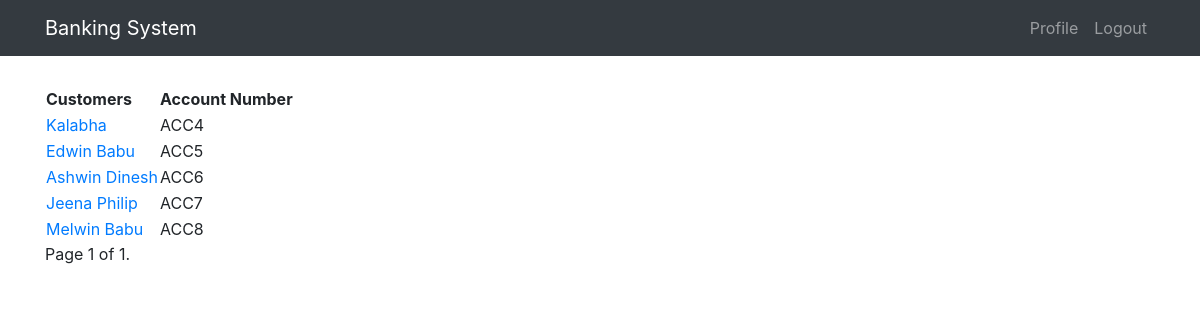
The page /employee/customer/ (signed in) on the database as committed earlier.
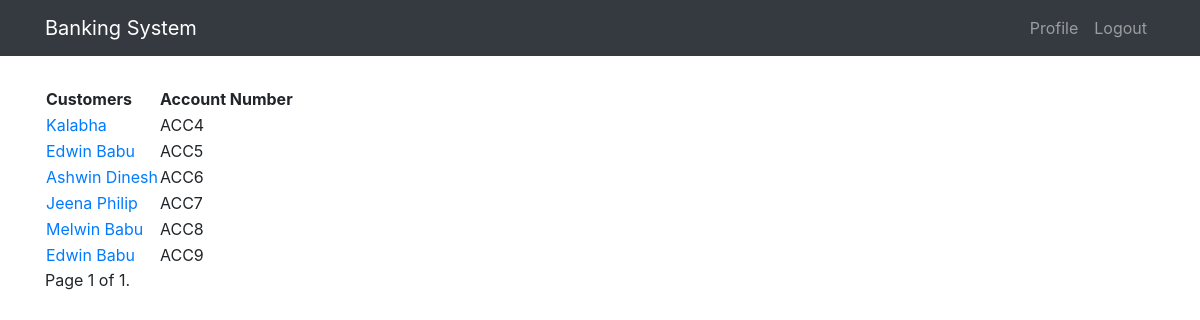
The same page on the database as committed later.
### customer/models.py (models this page shows, shortened)
class Customer(models.Model):
    user=models.OneToOneField(User, on_delete=models.CASCADE)
    name=models.CharField(max_length=200,null=True)
    age=models.IntegerField(null=True)
    phone=models.IntegerField(null=True)
    street=models.CharField(max_length=200,null=True)
    city=models.CharField(max_length=200,null=True)
    state=models.CharField(max_length=50,null=True)
    country=models.CharField(max_length=50, default="India")
    pin_code=models.IntegerField(null=True)
    balance=models.DecimalField(max_digits=10,decimal_places=2,verbose_name="Balance")
    account_no=models.CharField(max_length=200,editable=False)

### employee/views.py (the view)
# urls.py: url(r'', include('customer.urls')),
@login_required
@group_required('Employee')
def customer(request):
    customers=Customer.objects.all()
    paginator=Paginator(customers,10)
    page=request.GET.get('page')
    try:
        customers=paginator.page(page)
    except PageNotAnInteger:
        customers = paginator.page(1)
    except EmptyPage:
        customers=paginator.page(paginator.num_pages)
    context={
        "customers":customers
    }
    return render(request,'customer.html',context)

### employee/templates/customer.html (shortened to what this page needs)
{% extends 'base.html' %}
{% block content %}
    <table>
    <tr><th>Customers</th><th>Account Number</th></tr>
        {% for user in customers %}
            <tr><td><a href="{% url 'employee:details' user.account_no %}" > {{ user.name }}</a></td><td>{{ user.account_no }}</td></tr>
    {% endfor %}
    </table>
    <div class="pagination">
<span class="step-links">
<span class="current">
Page {{ customers.number }} of {{ customers.paginator.num_pages }}.
</span>
</span>
</div>
{% endblock %}

Rows that differ between the two databases and show on the page:
added Customer: name "Edwin Babu", account_no "ACC9"
